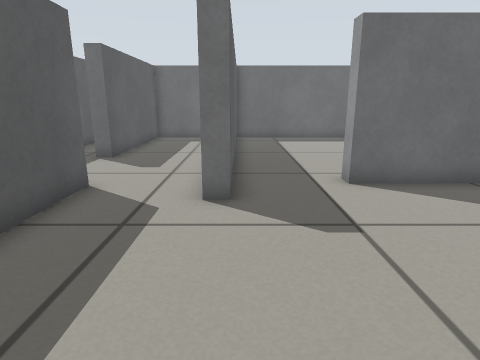
View 1 (above)

24 first-person views from a walk through a robot-simulator world made for Gazebo. The camera is 0.51 m above the floor, tilts 14° down and sees 75° across. The floor is counted in squares, 0.25 m on a side. Each view is taken from the middle of a square. On the plan, view 1 faces up. The plan holds only what a view shows up to about 17 squares ahead; the rest is blank.

View 2
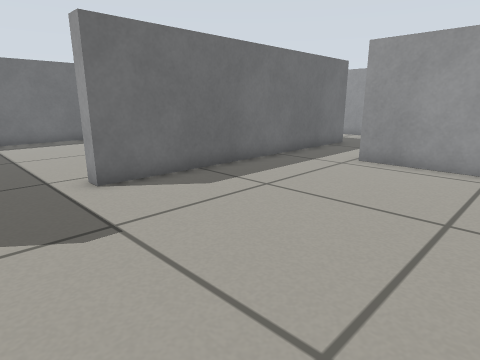

View 3
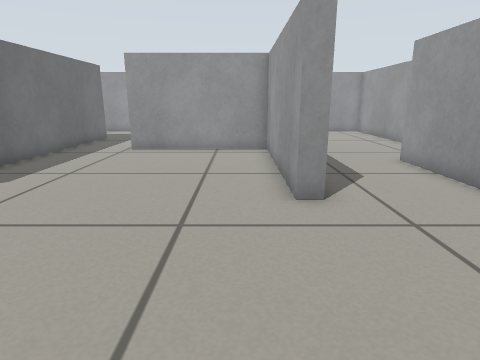

View 4
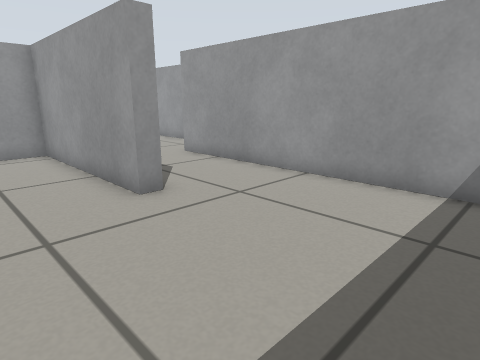

View 5
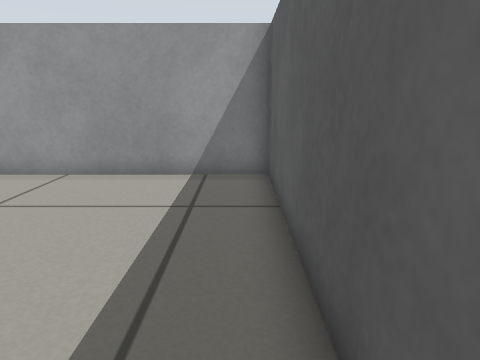

View 6
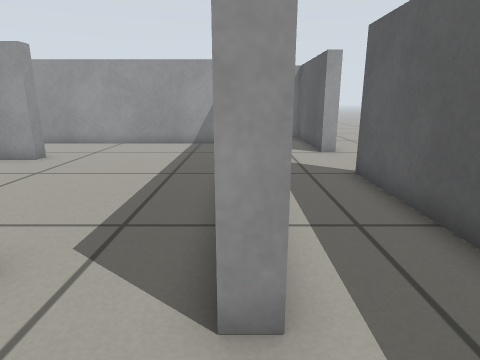

View 7
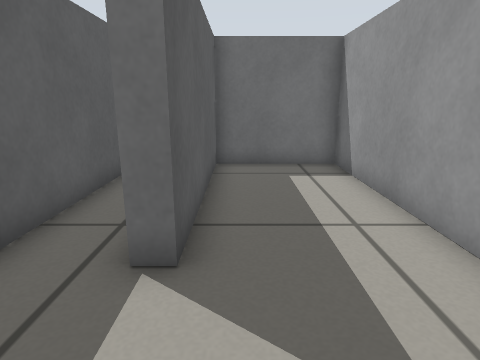

View 8
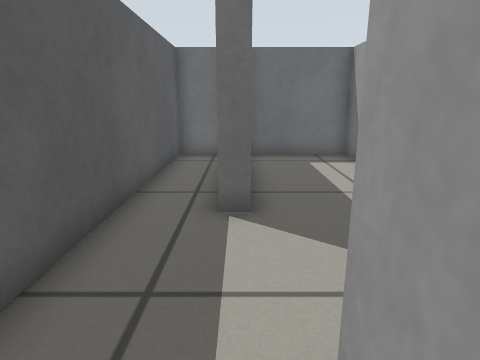

View 9
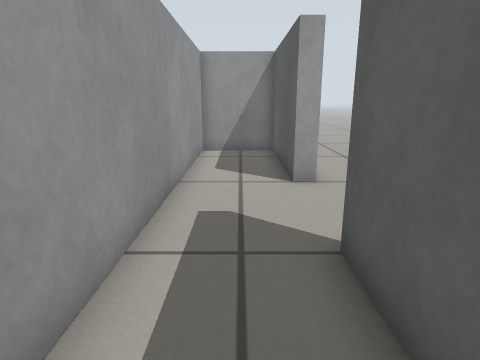

View 10
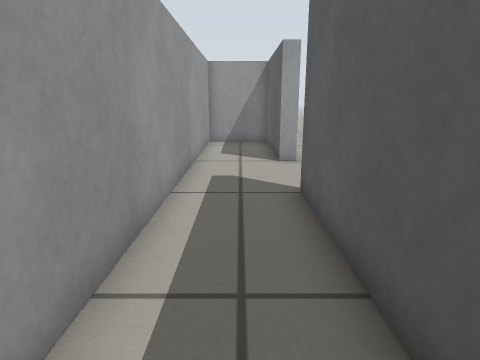

View 11
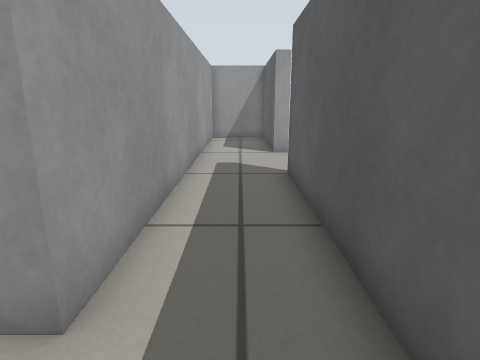

View 12
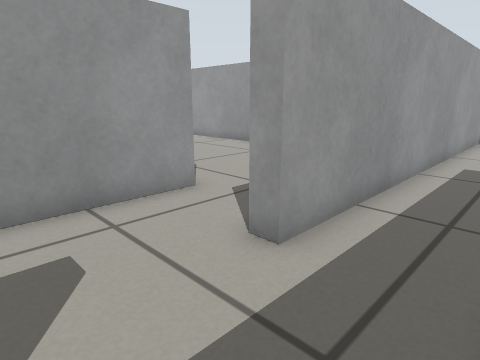

View 13
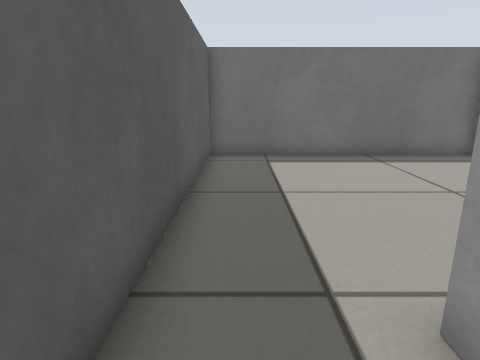

View 14
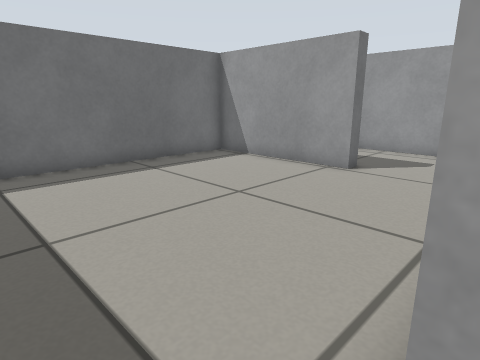

View 15
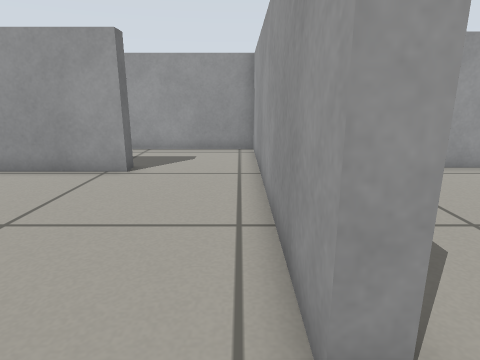

View 16
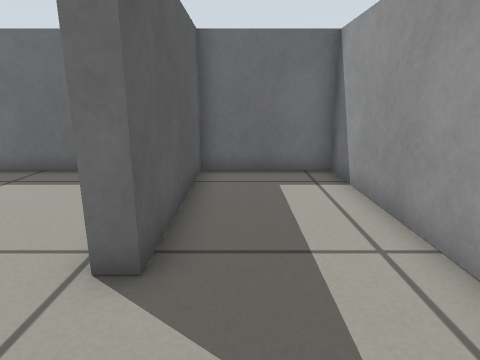

View 17
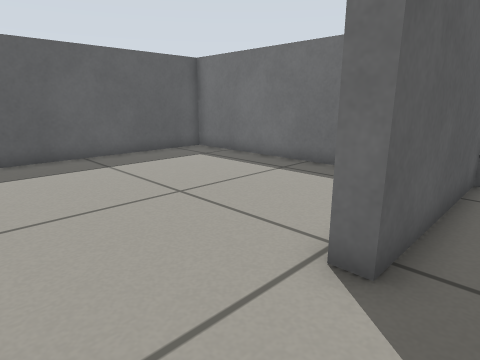

View 18
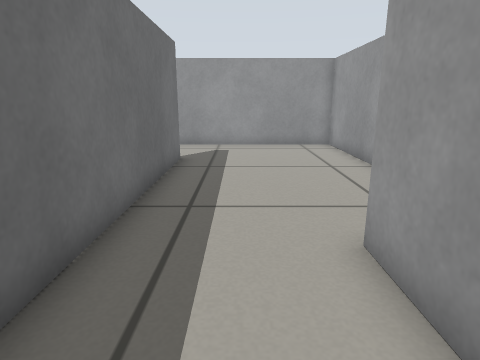

View 19
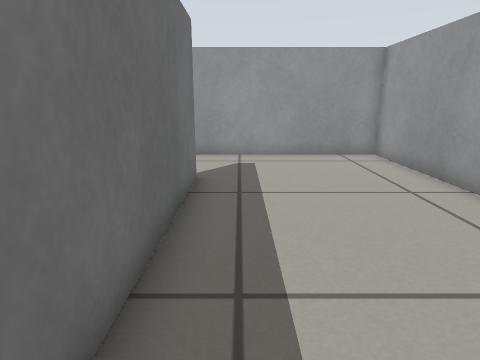

View 20
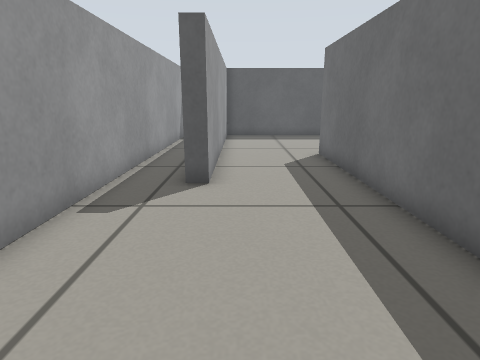

View 21
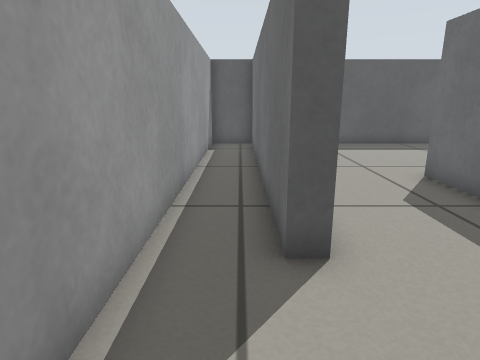

View 22
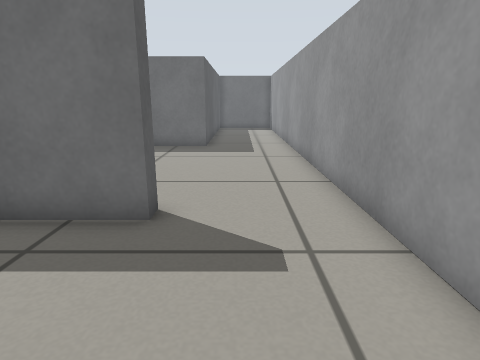

View 23
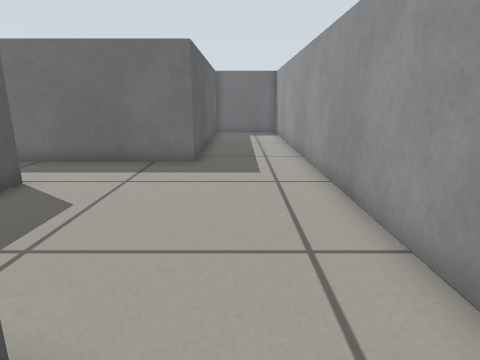

View 24
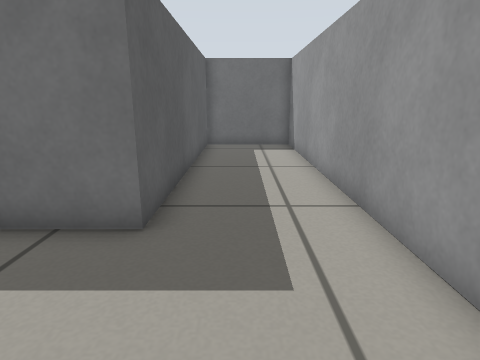

### Floor plan
Ten units are one square. View 1 is at (0, 0); x grows to the right and y downward. Boxes are objects, and circles mark ways between rooms. Rooms are numbered by the first view taken in them; rooms with no view inside come last. Other rooms are left out.
<svg viewBox="-85 -189 284 278">
<path fill="none" stroke="#000" d="M34 18 34 12 108 12 108 -49M-38 -26 -38 58 24 58M-2 -84 -2 -64 -8 -64 -8 -74M-38 -76 -38 -46M114 -78 28 -78 28 -84M-8 -74 -8 -184 -48 -184 -48 -116 -55 -116M-74 30 -74 84 -44 84 -44 -76 -38 -76M-58 -184 -74 -184 -74 -10M102 -124 102 -184 -2 -184 -2 -84M28 -84 96 -84M96 -84 148 -84 148 -184 108 -184 108 -124 102 -124M154 11 154 18 34 18M24 58 82 58 82 64 -38 64 -38 84 194 84 194 5M114 -49 114 -40M194 5 194 -184 154 -184 154 -78 114 -78"/>
<circle cx="-25" cy="-70" r="3" fill="#2a7"/>
<circle cx="15" cy="-80" r="3" fill="#2a7"/>
<circle cx="33" cy="40" r="3" fill="#2a7"/>
<circle cx="110" cy="-60" r="3" fill="#2a7"/>
<circle cx="105" cy="-105" r="3" fill="#2a7"/>
<circle cx="175" cy="15" r="3" fill="#2a7"/>
<text x="30" y="-20">1</text>
<text x="-50" y="-70">2</text>
<text x="50" y="-140">3</text>
<text x="120" y="-130">4</text>
<text x="110" y="50">5</text>
<text x="160" y="-70">6</text>
</svg>
Room 1 opens to room 2. Room 1 opens to room 3. Room 1 opens to room 5. Room 1 opens to room 6. Room 3 opens to room 4. Room 5 opens to room 6.

Where each view was taken, in squares from view 1:
view 1: 0 up, 0 right, facing up
view 2: 0 up, 0 right, facing up-right
view 3: 0 up, 3 left, facing right
view 4: 2 up, 3 left, facing down-right
view 5: 3 up, 3 left, facing down
view 6: 10 up, 4 left, facing down
view 7: 8 up, 4 left, facing up
view 8: 6 up, 5 left, facing up
view 9: 5 up, 6 left, facing down
view 10: 8 up, 6 left, facing down
view 11: 10 up, 6 left, facing down
view 12: 11 up, 7 left, facing down-right
view 13: 6 up, 1 right, facing up
view 14: 8 up, 1 right, facing up-right
view 15: 9 up, 1 right, facing right
view 16: 9 up, 12 right, facing up
view 17: 9 up, 12 right, facing up-left
view 18: 4 down, 4 right, facing right
view 19: 3 down, 7 right, facing right
view 20: 5 down, 16 right, facing left
view 21: 7 down, 12 right, facing left
view 22: 7 down, 17 right, facing up
view 23: 3 down, 17 right, facing up
view 24: 3 up, 17 right, facing up
